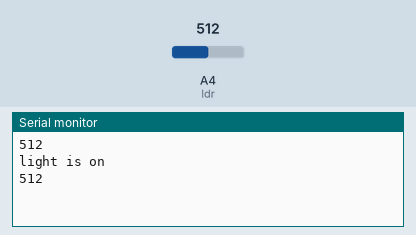
Recording of a sketch running on a simulated Arduino Uno, built with avr-gcc and run on an emulated ATmega328P. Shown: the last lines printed to the serial monitor. The test bench sets the inputs (shaded band); at power-on: A4 (ldr) = 512.

Above: at 2.8 s.
2.9 s: A4 (ldr) set to 290
At 3.7 s:
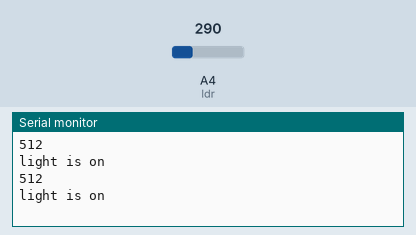
8.5 s: A4 (ldr) set to 810
At 9.6 s:
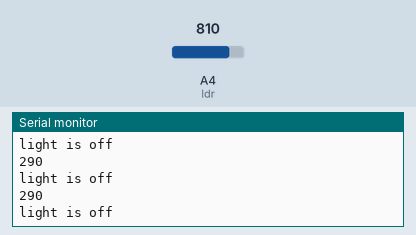
Timing chart, 0 to 11.5 s (numbered marks = the images above; inputs shaded):
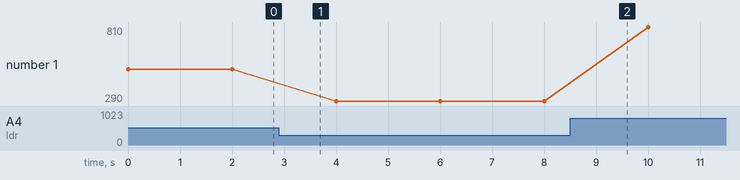

The sketch:

ldr.ino
```cpp
// LDR Monitoring program

int ldr = A4;    // arduino pin dicler
int valu = 0;

void setup() {
  Serial.begin(9600);     // vartual terminetor valu showing

}

void loop() {
  valu = analogRead(ldr);
  Serial.println(valu);      // ldr valu showing
  delay(1000);               // 1s afer print
  if (valu<300) {            // when ldr valu 300 Below
    Serial.println("light is off"); // show light is off
    delay(1000);                    // 1s after print
  }
  else if (valu>300 && valu<800) {     // when valu 300 uper and 800 below
    Serial.println("light is on");     // show light is on
    delay(1000);
  }
  else if (valu>800) {                // when ldr valu 800 uper
    Serial.println("light is max lavel");  // show light is max lavel
    delay(500);                            // 0.5s after show
  }
}
```

Measured:
- plotted number 1: 512 → 290 after the input at 2.9 s, 290 → 810 after the input at 8.5 s
